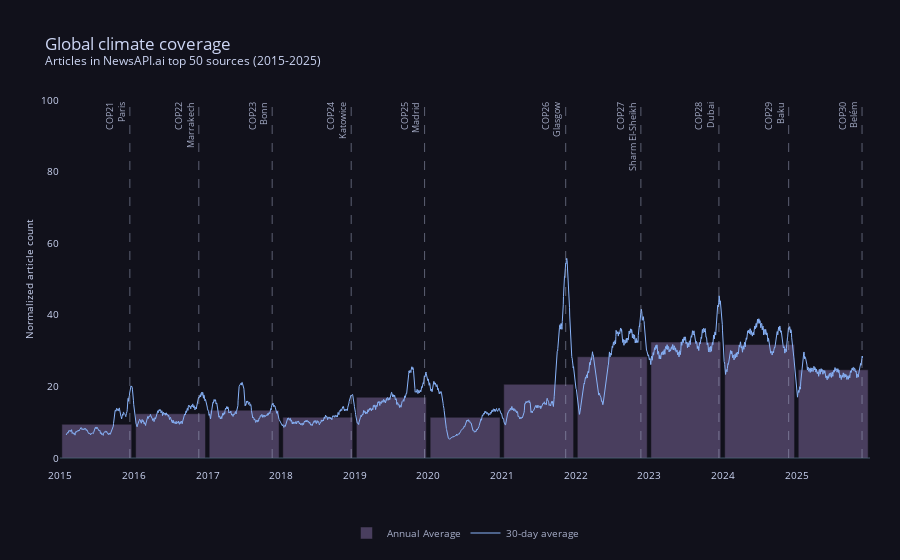

Notebook code cell kept with this figure:
### Code cell
import plotly.graph_objects as go

# Catppuccin Mocha color palette

mocha = {
    "crust": "#11111b",
    "surface0": "#313244",
    "text": "#cdd6f4",
    "subtext0": "#a6adc8",
    "blue": "#89b4fa",
    "lavender": "#b4befe",
    "mauve": "#cba6f7",
}

fig = go.Figure()

rolled = df.set_index("date").rolling(30)["count"].mean()

# Annual average bars
annual_avg = df.groupby(df["date"].dt.year)["count"].mean().reset_index()
annual_avg.columns = ["year", "count"]

# Create proper date ranges for each year (centered on July 1st for better visualization)
bar_dates = [pd.Timestamp(f"{year}-07-01") for year in annual_avg["year"]]

fig.add_trace(
    go.Bar(
        x=bar_dates,
        y=annual_avg["count"],
        marker_color=mocha["mauve"],
        opacity=0.3,
        name="Annual Average",
        width=365 * 24 * 60 * 60 * 950,  # Width in milliseconds for full year
    )
)

# Add the rolling average line
fig.add_trace(
    go.Scatter(
        x=rolled.index,
        y=rolled.values,
        mode="lines",
        name="30-day average",
        line=dict(color=mocha["blue"], width=1),
    )
)

# Add vertical lines and labels for COP events
for event in cop_events:
    end_date = pd.Timestamp(event["end"])
    location = event["location"].split(",")[0]  # Get city name only

    fig.add_vline(
        x=end_date,
        line=dict(color=mocha["subtext0"], dash="dash", width=1),
        opacity=0.5,
    )
    fig.add_annotation(
        x=end_date,
        y=100,
        text=f"{event['name']}<br>{location}",
        textangle=-90,
        showarrow=False,
        align="right",
        font=dict(size=9, color=mocha["subtext0"]),
        xanchor="right",
        yanchor="top",
    )

fig.update_layout(
    template="plotly_dark",
    paper_bgcolor=mocha["crust"],
    plot_bgcolor=mocha["crust"],
    font=dict(color=mocha["text"]),
    xaxis=dict(gridcolor=mocha["surface0"]),
    yaxis=dict(gridcolor=mocha["surface0"]),
    # width=636,
    # height=400,
    # Legend at bottom
    legend=dict(
        orientation="h",
        yanchor="bottom",
        y=-0.25,
        xanchor="center",
        x=0.5,
        font=dict(size=10, color=mocha["subtext0"]),
    ),
)

# Set ylim 0-100
fig.update_yaxes(range=[0, 100])

# Label all years on y
fig.update_xaxes(
    dtick="M12",
    tickformat="%Y",
)

# Hide grid, set smaller fonts
fig.update_xaxes(showgrid=False, tickfont=dict(size=10))
fig.update_yaxes(
    showgrid=False,
    title=dict(text="Normalized article count", font=dict(size=10), standoff=5),
    tickfont=dict(size=10),
    # ticksuffix="%",
)

title = "Global climate coverage<br>"
sup_title = "<sup>Articles in NewsAPI.ai top 50 sources (2015-2025)</sup>"

fig.update_layout(
    title=dict(text=title + sup_title),
)

# Trim border
fig.update_layout(margin=dict(l=60, r=30, t=100, b=30))

# Round averages on hover
fig.update_traces(
    hovertemplate="%{y:.1f}%",
)

# increase gap between xticks and plot
fig.update_xaxes(
    ticklabelstandoff=10,
)
fig.show()

# Save to HTML with download button only
fig.write_html(
    "climate_ts.html",
    config={
        "displayModeBar": True,
        "displaylogo": False,
        "modeBarButtonsToRemove": [
            "pan2d",
            "lasso2d",
            "select2d",
            "zoom2d",
            "zoomIn2d",
            "zoomOut2d",
            "autoScale2d",
            "resetScale2d",
        ],
    },
)

### Figure 1 — Plotly figure (JSON) as saved in the notebook; plotly's stock layout.template omitted (floating-point values rounded to 4 significant figures; data arrays with more than 128 entries replaced by an {"elided": "..."} marker saying what was removed)
{"data": [{"hovertemplate": "%{y:.1f}%", "marker": {"color": "#cba6f7"}, "name": "Annual Average", "opacity": 0.3, "type": "bar", "width": 29959200000, "x": ["2015-07-01T00:00:00", "2016-07-01T00:00:00", "2017-07-01T00:00:00", "2018-07-01T00:00:00", "2019-07-01T00:00:00", "2020-07-01T00:00:00", "2021-07-01T00:00:00", "2022-07-01T00:00:00", "2023-07-01T00:00:00", "2024-07-01T00:00:00", "2025-07-01T00:00:00"], "y": [9.421, 12.36, 13.34, 11.4, 16.98, 11.37, 20.59, 28.28, 32.37, 31.69, 24.64]}, {"hovertemplate": "%{y:.1f}%", "line": {"color": "#89b4fa", "width": 1}, "mode": "lines", "name": "30-day average", "type": "scatter", "x": {"elided": "3980 str values"}, "y": {"elided": "3980 float values"}}], "layout": {"annotations": [{"align": "right", "font": {"color": "#a6adc8", "size": 9}, "showarrow": false, "text": "COP21<br>Paris", "textangle": -90, "x": "2015-12-12T00:00:00", "xanchor": "right", "y": 100, "yanchor": "top"}, {"align": "right", "font": {"color": "#a6adc8", "size": 9}, "showarrow": false, "text": "COP22<br>Marrakech", "textangle": -90, "x": "2016-11-18T00:00:00", "xanchor": "right", "y": 100, "yanchor": "top"}, {"align": "right", "font": {"color": "#a6adc8", "size": 9}, "showarrow": false, "text": "COP23<br>Bonn", "textangle": -90, "x": "2017-11-17T00:00:00", "xanchor": "right", "y": 100, "yanchor": "top"}, {"align": "right", "font": {"color": "#a6adc8", "size": 9}, "showarrow": false, "text": "COP24<br>Katowice", "textangle": -90, "x": "2018-12-14T00:00:00", "xanchor": "right", "y": 100, "yanchor": "top"}, {"align": "right", "font": {"color": "#a6adc8", "size": 9}, "showarrow": false, "text": "COP25<br>Madrid", "textangle": -90, "x": "2019-12-13T00:00:00", "xanchor": "right", "y": 100, "yanchor": "top"}, {"align": "right", "font": {"color": "#a6adc8", "size": 9}, "showarrow": false, "text": "COP26<br>Glasgow", "textangle": -90, "x": "2021-11-12T00:00:00", "xanchor": "right", "y": 100, "yanchor": "top"}, {"align": "right", "font": {"color": "#a6adc8", "size": 9}, "showarrow": false, "text": "COP27<br>Sharm El-Sheikh", "textangle": -90, "x": "2022-11-20T00:00:00", "xanchor": "right", "y": 100, "yanchor": "top"}, {"align": "right", "font": {"color": "#a6adc8", "size": 9}, "showarrow": false, "text": "COP28<br>Dubai", "textangle": -90, "x": "2023-12-12T00:00:00", "xanchor": "right", "y": 100, "yanchor": "top"}, {"align": "right", "font": {"color": "#a6adc8", "size": 9}, "showarrow": false, "text": "COP29<br>Baku", "textangle": -90, "x": "2024-11-22T00:00:00", "xanchor": "right", "y": 100, "yanchor": "top"}, {"align": "right", "font": {"color": "#a6adc8", "size": 9}, "showarrow": false, "text": "COP30<br>Belém", "textangle": -90, "x": "2025-11-21T00:00:00", "xanchor": "right", "y": 100, "yanchor": "top"}], "font": {"color": "#cdd6f4"}, "legend": {"font": {"color": "#a6adc8", "size": 10}, "orientation": "h", "x": 0.5, "xanchor": "center", "y": -0.25, "yanchor": "bottom"}, "margin": {"b": 30, "l": 60, "r": 30, "t": 100}, "paper_bgcolor": "#11111b", "plot_bgcolor": "#11111b", "shapes": [{"line": {"color": "#a6adc8", "dash": "dash", "width": 1}, "opacity": 0.5, "type": "line", "x0": "2015-12-12T00:00:00", "x1": "2015-12-12T00:00:00", "xref": "x", "y0": 0, "y1": 1, "yref": "y domain"}, {"line": {"color": "#a6adc8", "dash": "dash", "width": 1}, "opacity": 0.5, "type": "line", "x0": "2016-11-18T00:00:00", "x1": "2016-11-18T00:00:00", "xref": "x", "y0": 0, "y1": 1, "yref": "y domain"}, {"line": {"color": "#a6adc8", "dash": "dash", "width": 1}, "opacity": 0.5, "type": "line", "x0": "2017-11-17T00:00:00", "x1": "2017-11-17T00:00:00", "xref": "x", "y0": 0, "y1": 1, "yref": "y domain"}, {"line": {"color": "#a6adc8", "dash": "dash", "width": 1}, "opacity": 0.5, "type": "line", "x0": "2018-12-14T00:00:00", "x1": "2018-12-14T00:00:00", "xref": "x", "y0": 0, "y1": 1, "yref": "y domain"}, {"line": {"color": "#a6adc8", "dash": "dash", "width": 1}, "opacity": 0.5, "type": "line", "x0": "2019-12-13T00:00:00", "x1": "2019-12-13T00:00:00", "xref": "x", "y0": 0, "y1": 1, "yref": "y domain"}, {"line": {"color": "#a6adc8", "dash": "dash", "width": 1}, "opacity": 0.5, "type": "line", "x0": "2021-11-12T00:00:00", "x1": "2021-11-12T00:00:00", "xref": "x", "y0": 0, "y1": 1, "yref": "y domain"}, {"line": {"color": "#a6adc8", "dash": "dash", "width": 1}, "opacity": 0.5, "type": "line", "x0": "2022-11-20T00:00:00", "x1": "2022-11-20T00:00:00", "xref": "x", "y0": 0, "y1": 1, "yref": "y domain"}, {"line": {"color": "#a6adc8", "dash": "dash", "width": 1}, "opacity": 0.5, "type": "line", "x0": "2023-12-12T00:00:00", "x1": "2023-12-12T00:00:00", "xref": "x", "y0": 0, "y1": 1, "yref": "y domain"}, {"line": {"color": "#a6adc8", "dash": "dash", "width": 1}, "opacity": 0.5, "type": "line", "x0": "2024-11-22T00:00:00", "x1": "2024-11-22T00:00:00", "xref": "x", "y0": 0, "y1": 1, "yref": "y domain"}, {"line": {"color": "#a6adc8", "dash": "dash", "width": 1}, "opacity": 0.5, "type": "line", "x0": "2025-11-21T00:00:00", "x1": "2025-11-21T00:00:00", "xref": "x", "y0": 0, "y1": 1, "yref": "y domain"}], "title": {"text": "Global climate coverage<br><sup>Articles in NewsAPI.ai top 50 sources (2015-2025)</sup>"}, "xaxis": {"dtick": "M12", "gridcolor": "#313244", "showgrid": false, "tickfont": {"size": 10}, "tickformat": "%Y", "ticklabelstandoff": 10}, "yaxis": {"gridcolor": "#313244", "range": [0, 100], "showgrid": false, "tickfont": {"size": 10}, "title": {"font": {"size": 10}, "standoff": 5, "text": "Normalized article count"}}}}
